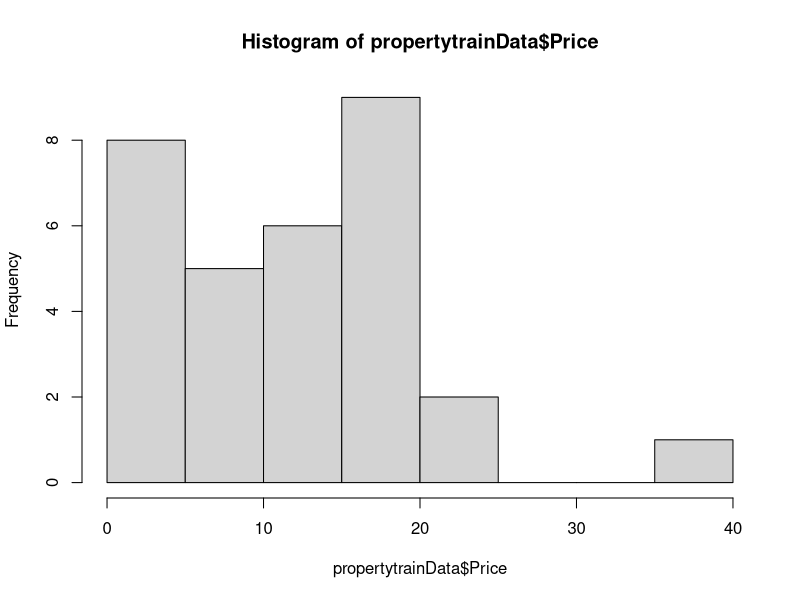
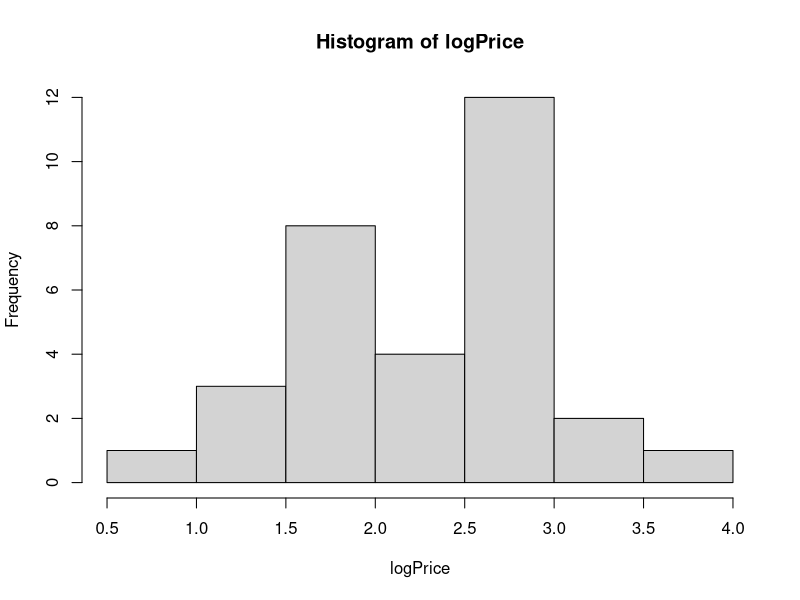
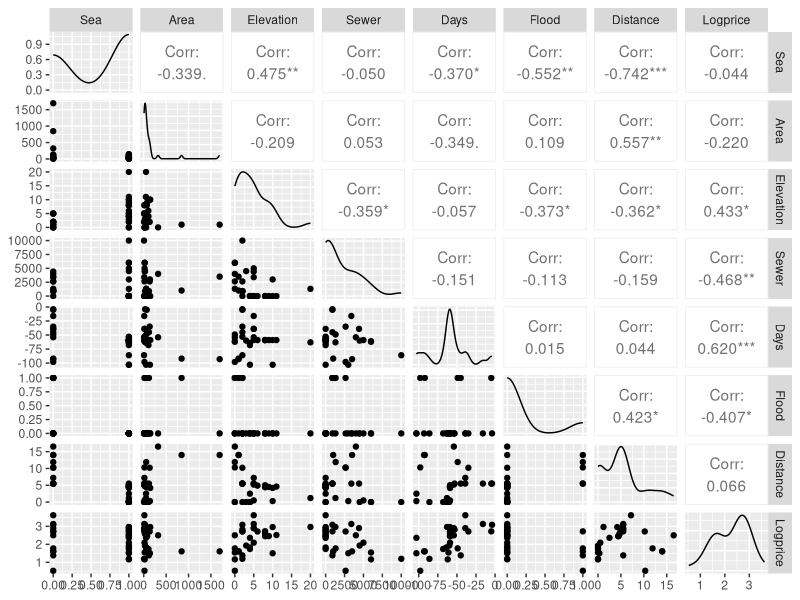
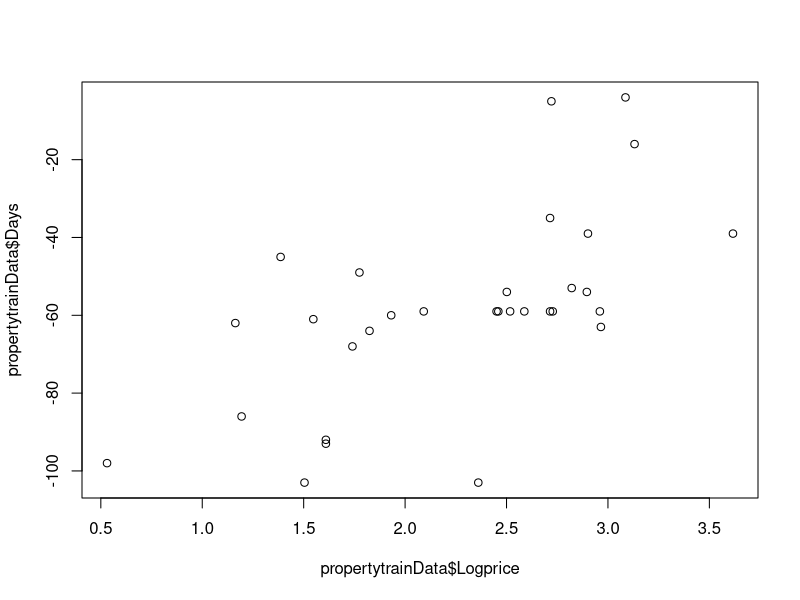
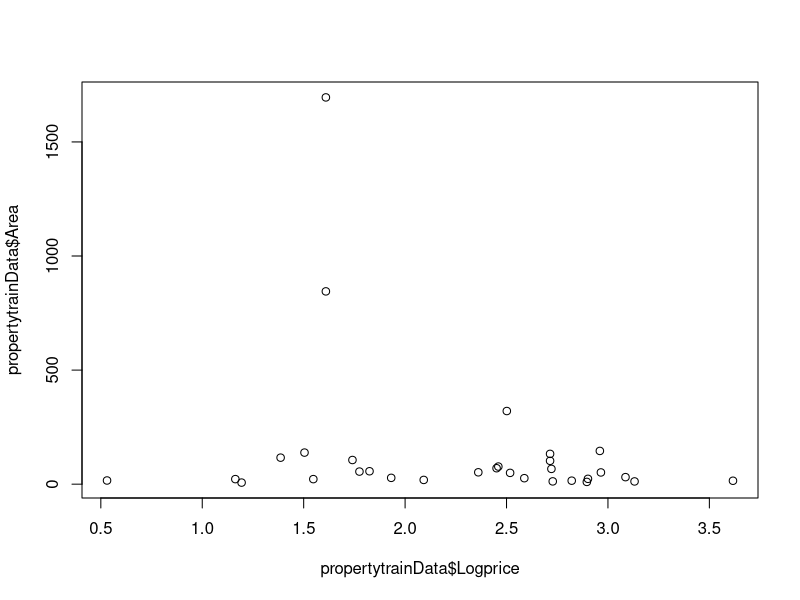
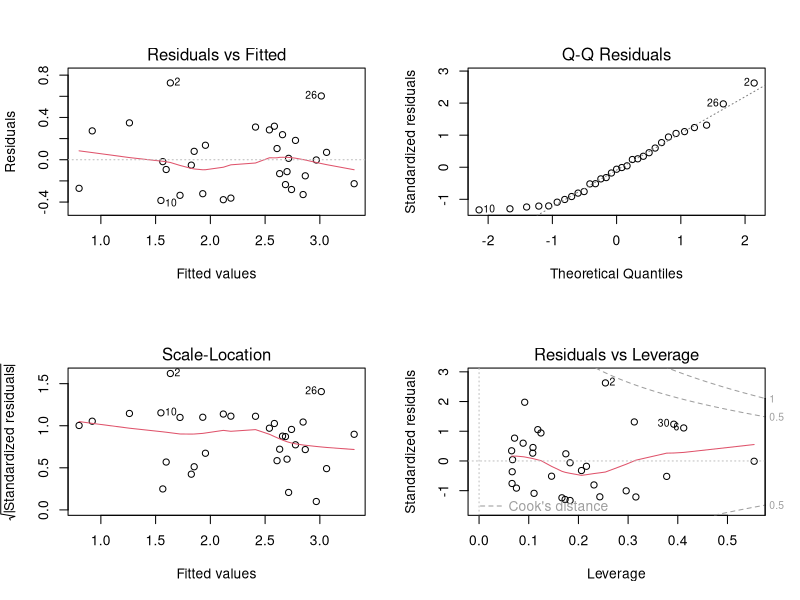
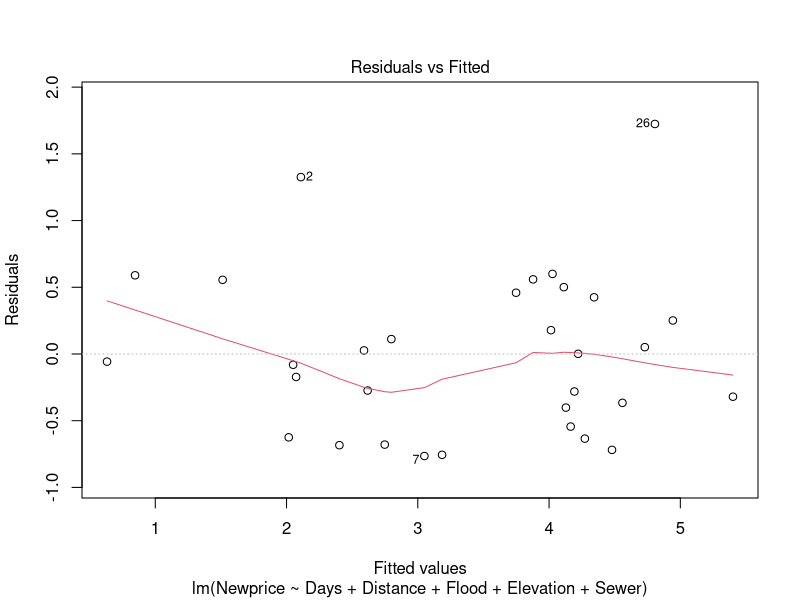
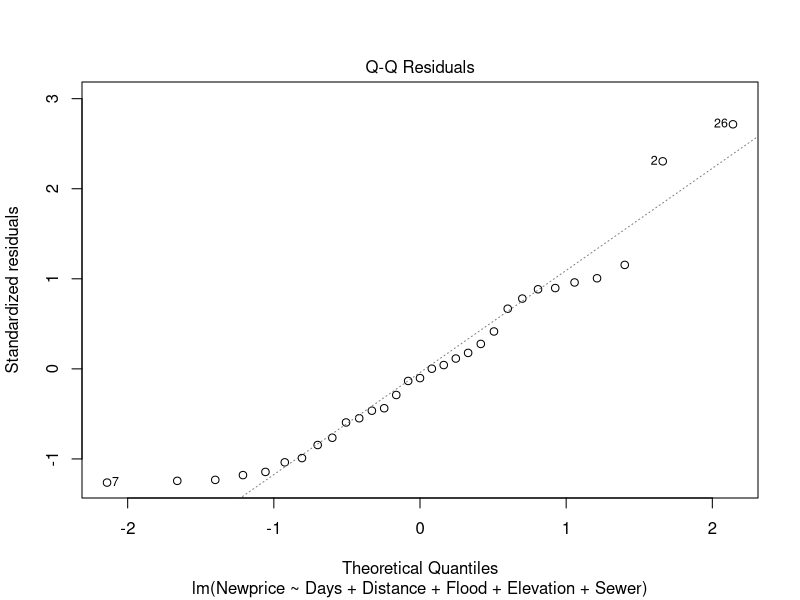

Here is the R script that generated these plots, in order:
# In this case study we build a linear regression model
# We use the model to predict our test data
# We check the model performance using
# RMSE metric
# We demonstrate tests for autocorrelation & heteroskedasticity
# We demonstrate VIF to detect multicollinearity

library(ggplot2)
library(dplyr)
library(broom)
library(ggpubr)
# Set your working directory. 
setwd("C:/zubeda/PGA02_Zubu/R Programming/Models")

#Importing Data
propertytrainData <- read.csv("PropertyTrainData.csv")
head(propertytrainData)
dim(propertytrainData)
summary(propertytrainData)
propertytestData <- read.csv("PropertyTestData.csv")
head(propertytestData)
dim(propertytestData)
summary(propertytestData)

#EDA ~ Assumptions
#Check for normality of dependent variable
hist(propertytrainData$Price)   
shapiro.test(propertytrainData$Price)   #Price is not normality distributed
logPrice <- log(propertytrainData$Price)
hist(logPrice)
shapiro.test(logPrice)   #Price is now normality distributed (p-value > 0.05)
propertytrainData$Logprice <- logPrice
dim(propertytrainData)
names(propertytrainData)
summary(propertytrainData)

#Check Correlation
cor(propertytrainData[, -1])  #Read all rows, skip 1st column. Use a negative index to skip the column from the left
cormat <- round(cor(propertytrainData[, -1]), 3)
cormat
write.csv(cormat, "corrmatrix.csv")

#install.packages("GGally")
library(GGally)
GGally::ggpairs(propertytrainData[, -1])   #Pairplot - histogram & lineplot
# Note we see variables which are faily correlated with log(price) 
# are Elevation, Sewer, Date & Flood
# Note we also see some of the IVs are also correlated with each other 
# like Elevation & Sea, Distance & Sea, Area & Distance and so on

# Another way to better appreciate the relationship 
# between variables is to look at scatter plot
# Lets plot log(price) and Date
plot(propertytrainData$Logprice, propertytrainData$Days)
plot(propertytrainData$Logprice, propertytrainData$Area)
#Plot shows steady increase of Logprice over Time

#Linear Regression Analysis
reg_model <- lm(Logprice ~ ., data = propertytrainData[, -1])   # . refers to rest all variables
summary(reg_model)
#White Spaces - Not significant, . - Poorly Significant(0.05-0.1), * - Average Significance(0.01-0.05), ** - Significant(0.001-0.01), *** - Highly Significant(0-0.001) (in Coefficients)

#New models without Sea, Area
reg_model1 <- lm(Logprice ~ Area+Days+Distance+Flood+Elevation+Sewer, data = propertytrainData[, -1])
summary(reg_model1)
reg_model2 <- lm(Logprice ~ Days+Distance+Flood+Elevation+Sewer, data = propertytrainData[, -1])
summary(reg_model2)

library(car)
car::vif(reg_model)   #Lower the value, relevant is the variable
car::vif(reg_model1)
car::vif(reg_model2)

#property.train1 <- subset(property.train, select=-c(Sea, Distance))
#head(property.train1)

par(mfrow=c(2, 2))  
plot(reg_model2)   #Homoscedasticity, Residuals normally distributed
par(mfrow=c(1, 1))
# Check residual vs fitted plot to check Heteroscedasticity
# If there is absolutely no heteroscedasticity, you should 
# see a completely random, equal distribution of points 
# throughout the range of X axis and a flat red line.
# In our case, 
# the red line is slightly curved and the residuals seem to 
# increase as the fitted Y values increase. 
# So, the inference here is, heteroscedasticity exists.
# Check the Residuals Vs Fitted Curve

# Alternate Check for Breusch-Pagan Test for Heteroscedasticity; 
# Ho: Homoscedasticity (Variance of residuals is constant)
# Ha: Heteroscedasticity
#install.packages("lmtest")
library(lmtest)
lmtest::bptest(reg_model)
lmtest::bptest(reg_model2)

library(e1071)
library(caret)
# How to rectify?
# Re-build the model with new predictors.
# Variable transformation such as Box-Cox transformation can also be tried instead of log price
# (Normal Distribution).
boxcoxprice <- caret::BoxCoxTrans(propertytrainData$Price)   #Normalizing Price using BoxCox Transformation
print(boxcoxprice)
propertytrainData <- cbind(propertytrainData, Newprice=predict(boxcoxprice, propertytrainData$Price))   #add predicted normalized price column
head(propertytrainData)
#Rebuild the model
reg_model22 <- lm(Newprice ~ Days+Distance+Flood+Elevation+Sewer, data = propertytrainData)
summary(reg_model22)
lmtest::bptest(reg_model22)
plot(reg_model22)

#Autocorrelation: Durbin watson Test
#H0: No Autocorrelation, Ha: Autocorrelation present
lmtest::dwtest(reg_model)     #p-vale: 0.74
lmtest::dwtest(reg_model1)    #p-vale: 0.73
lmtest::dwtest(reg_model2)    #p-vale: 0.67

#Fitting the model
predicted_salesPrice <- predict(reg_model2, newdata = propertytrainData)
predicted_salesPrice
propertytestData$PredictedPrice <- exp(predicted_salesPrice)
write.csv(propertytestData, "predictedresult.csv")

cor(propertytestData$Price, propertytestData$PredictedPrice)
plot(propertytestData$Price, propertytestData$PredictedPrice)

#install.packages("Metrics")
library(Metrics)
Metrics::rmse(propertytestData$Price, propertytestData$PredictedPrice)
